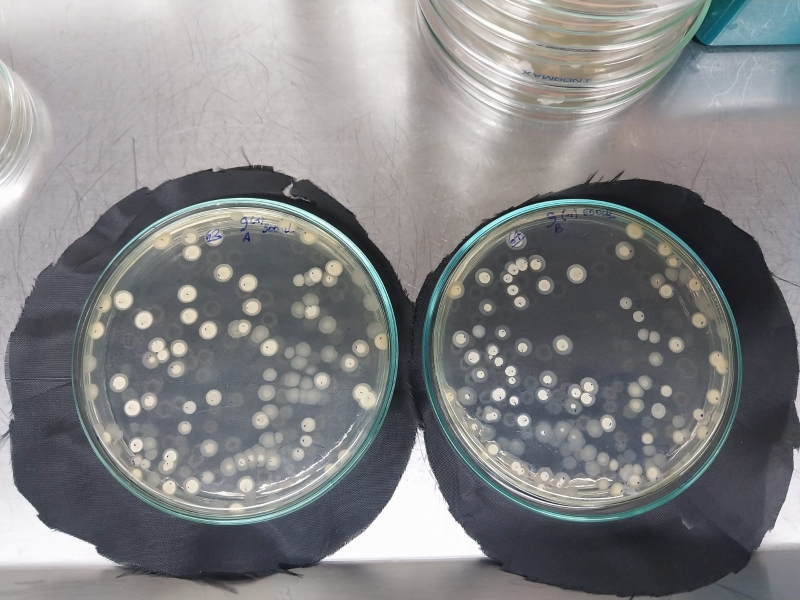
#> input picture images/placas/actinomicetos_1.jpeg, 1600 x 1200 px (shown at 1/2 size); its folder holds only this picture in this run
$ python verificar_scout.py
#> lines starting #> are read from the running program, lines starting #| are printed output that depends on the picture; after the words box and inside, x2 and y2 are one past the last pixel; in counts of white or black regions, pixels touching at a corner belong together
#> further down, img is the input picture: shape (1200, 1600, 3); mean B, G, R 132.2, 131.1, 130.6
"""
Verificacion rapida del nuevo scout (sin CellSAM).
Muestra n_adapt y thr elegido por placa, comparando con umbral optimo del sweep.
"""
import numpy as np
import cv2
from pathlib import Path
from skimage.measure import regionprops

IMAGES_DIR      = Path('images/placas')
SHRINK          = 1.0
MIN_COLONY_AREA = 300
MAX_COLONY_AREA = 50000
MIN_SOLIDITY    = 0.50
DENSE_THR       = 55
MODERATE_THR    = 40

GT = {
    'actinomicetos_1': (63, 64), 'actinomicetos_2': (63, 64),
    'actinomicetos_3': (57, 60), 'actinomicetos_4': (42, 68),
    'actinomicetos_5': (30, 25), 'actinomicetos_6': (49, 62),
    'actinomicetos_7': (68, 67), 'actinomicetos_8': (24, 13),
}
# threshold optimo por placa (del sweep 05_bbox_sweep, shrink=0.86, postprocess=False)
OPTIMAL = {
    'actinomicetos_1': (0.80, 0.80), 'actinomicetos_2': (0.80, 0.80),
    'actinomicetos_3': (0.80, 0.80), 'actinomicetos_4': (0.80, 0.80),
    'actinomicetos_5': (0.10, 0.80), 'actinomicetos_6': (0.80, 0.10),
    'actinomicetos_7': (0.10, 0.80), 'actinomicetos_8': (0.80, 0.80),
}


def detect_plates(img_bgr):
    h, w = img_bgr.shape[:2]
    portrait = h > w
    plates = []
    for i in range(2):
        if portrait:
            y0, y1 = i * h // 2, (i + 1) * h // 2
            half = img_bgr[y0:y1, :]; ox, oy = 0, y0
        else:
            x0, x1 = i * w // 2, (i + 1) * w // 2
            half = img_bgr[:, x0:x1]; ox, oy = x0, 0
        hh, hw = half.shape[:2]
        gray    = cv2.cvtColor(half, cv2.COLOR_BGR2GRAY)
        blurred = cv2.GaussianBlur(gray, (21, 21), 0)
        circles = cv2.HoughCircles(blurred, cv2.HOUGH_GRADIENT, dp=1.2,
            minDist=max(hh, hw), param1=60, param2=25,
            minRadius=int(min(hh, hw)*0.30), maxRadius=int(min(hh, hw)*0.52))
        if circles is not None:
            best = np.round(circles[0][0]).astype(int)
            cx, cy, r = int(best[0])+ox, int(best[1])+oy, int(best[2])
        else:
            cx, cy, r = hw//2+ox, hh//2+oy, int(min(hh,hw)*0.43)
        plates.append((cx, cy, r))
#> this loop made 2 passes
#> (circles, best, cx, cy, r) on pass 2: ([[349.8, 714.6, 317.5]], [350, 715, 318], 1150, 715, 318)
#> pass 1, in detect_plates, `blurred = cv2.GaussianBlur(gray, (21, 21), 0)`:
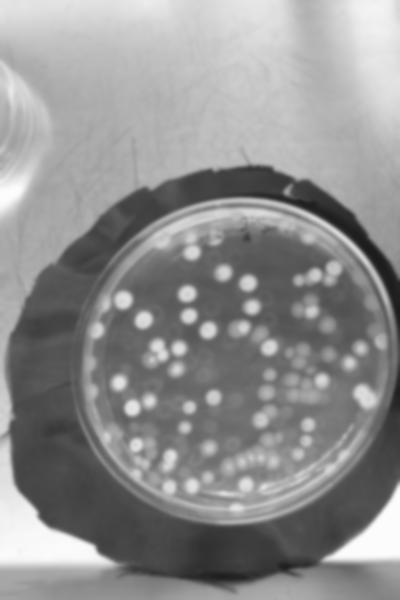
#> blurred: shape (1200, 800) (shown at 1/2 size); min 27, max 253, mean 143.6
#> after the loop:
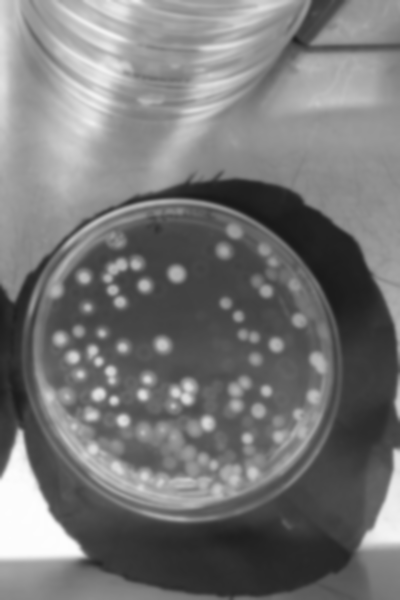
#> blurred: shape (1200, 800) (shown at 1/2 size); min 24, max 253, mean 118.4
#> after the loop:
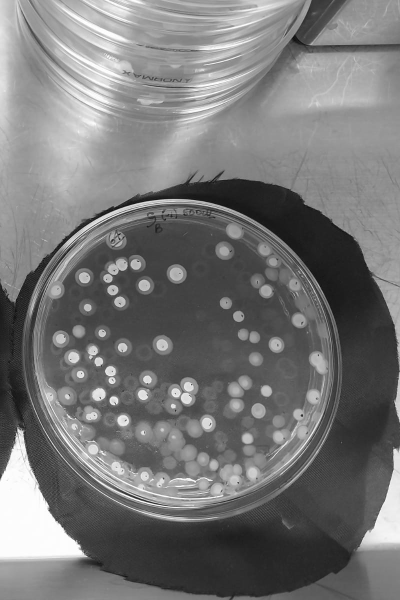
#> gray: shape (1200, 800) (shown at 1/2 size); min 1, max 255, mean 118.4
#> after the loop, plates = [(483, 713, 319), (1150, 715, 318)]
    return plates


def crop_plate(img_bgr, cx, cy, r):
    r_use = int(r * SHRINK)
    x1 = max(0, cx-r_use); y1 = max(0, cy-r_use)
    x2 = min(img_bgr.shape[1], cx+r_use); y2 = min(img_bgr.shape[0], cy+r_use)
    crop = img_bgr[y1:y2, x1:x2].copy()
    hc, wc = crop.shape[:2]
    mask = np.zeros((hc, wc), dtype=np.uint8)
    cv2.circle(mask, (cx-x1, cy-y1), r_use, 255, -1)
    crop[mask==0] = 0
    return crop, mask


def scout(crop_bgr, plate_mask):
    gray  = cv2.cvtColor(crop_bgr, cv2.COLOR_BGR2GRAY)
    gray  = cv2.bitwise_and(gray, gray, mask=plate_mask)
    clahe = cv2.createCLAHE(clipLimit=3.0, tileGridSize=(8,8))
    enh   = clahe.apply(gray)
    thresh = cv2.adaptiveThreshold(enh, 255, cv2.ADAPTIVE_THRESH_GAUSSIAN_C,
                                   cv2.THRESH_BINARY, 71, -8)
    thresh = cv2.bitwise_and(thresh, thresh, mask=plate_mask)
    k = cv2.getStructuringElement(cv2.MORPH_ELLIPSE, (3,3))
    thresh = cv2.morphologyEx(thresh, cv2.MORPH_OPEN,  k, iterations=2)
    thresh = cv2.morphologyEx(thresh, cv2.MORPH_CLOSE, k, iterations=2)
    _, labels = cv2.connectedComponents(thresh)
    props = regionprops(labels)
    valid = [p for p in props if MIN_COLONY_AREA <= p.area <= MAX_COLONY_AREA
             and p.solidity >= MIN_SOLIDITY]
    n = len(valid)
    if n >= DENSE_THR:    thr = 0.80
    elif n >= MODERATE_THR: thr = 0.75
    else:                   thr = 0.65
    return n, thr


print(f'shrink={SHRINK}  dense>={DENSE_THR}->0.80  mod>={MODERATE_THR}->0.75  else->0.65\n')
print(f'{"Imagen":<22} {"Pl":>2}  {"GT":>4}  {"adapt":>5}  {"thr_nuevo":>9}  {"thr_opt":>7}')
print('-' * 58)

for img_path in sorted(IMAGES_DIR.glob('actinomicetos_*.jpeg')):
    stem = img_path.stem
    img  = cv2.imread(str(img_path))
    plates = detect_plates(img)
#> plates = [(483, 713, 319), (1150, 715, 318)]
    gt_ab  = GT.get(stem, (None,None))
    opt_ab = OPTIMAL.get(stem, (None,None))
    for i, (cx,cy,r) in enumerate(plates):
        crop, mask = crop_plate(img, cx, cy, r)
        n_adapt, thr = scout(crop, mask)
        print(f'{stem:<22} {"AB"[i]:>2}  {gt_ab[i]:>4}  {n_adapt:>5}  '
              f'{thr:>9.2f}  {opt_ab[i]:>7.2f}')
#> this loop made 2 passes
#> (cx, cy, r, r_use in crop_plate, x1 in crop_plate, y1 in crop_plate, x2 in crop_plate, y2 in crop_plate) on passes 1 to 2: (483, 713, 319, 319, 164, 394, 802, 1032), (1150, 715, 318, 318, 832, 397, 1468, 1033)
#> (printed output is left out)
#> pass 1, in crop_plate, `crop = img_bgr[y1:y2, x1:x2].copy()`:
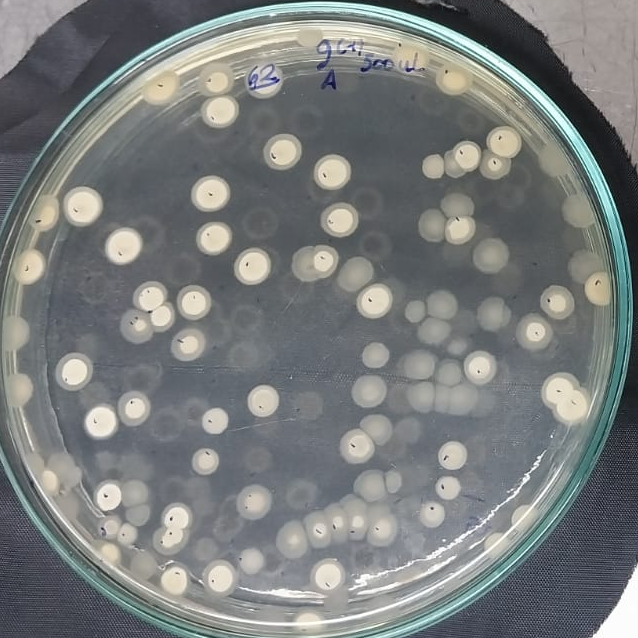
#> crop: shape (638, 638, 3); mean B, G, R 124.5, 124.6, 121.2
#> pass 1, `crop, mask = crop_plate(img, cx, cy, r)`:
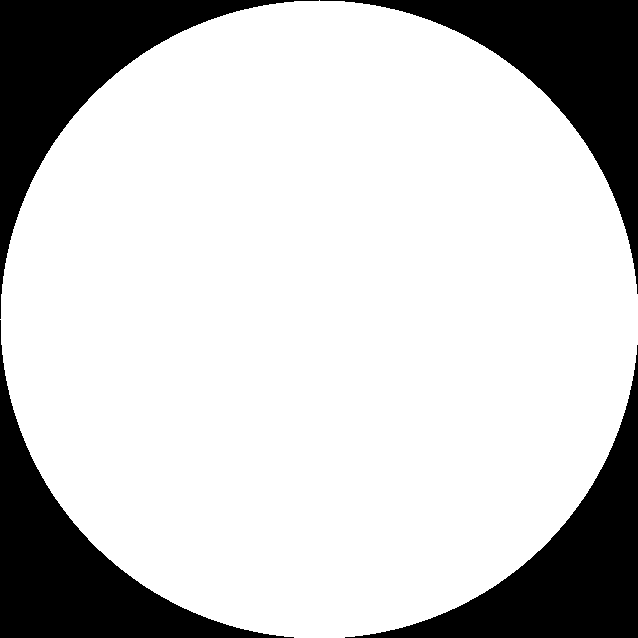
#> mask: shape (638, 638); 78.5% white; 4 black regions, box (x1, y1, x2, y2) and area: (0, 0, 319, 319) 22164, (320, 0, 638, 294) 21845, (0, 320, 294, 638) 21845, (345, 345, 638, 638) 21527
#> pass 1, in scout, `gray  = cv2.cvtColor(crop_bgr, cv2.COLOR_BGR2GRAY)`:
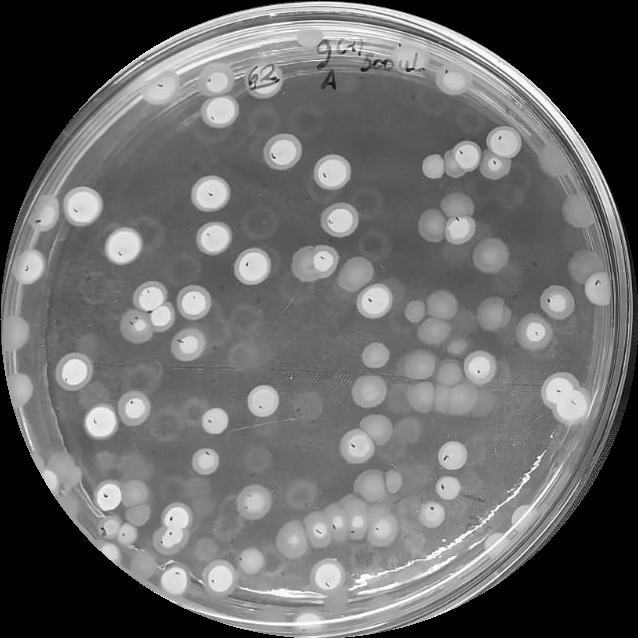
#> gray: shape (638, 638); min 0, max 255, mean 103.6
#> after the loop:
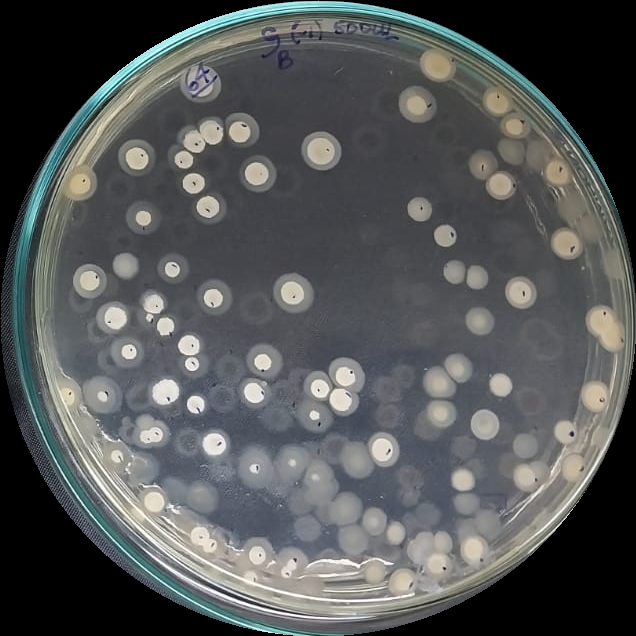
#> crop: shape (636, 636, 3); mean B, G, R 86, 85.8, 83.2

$ run again, on images/placas/actinomicetos_5.jpeg
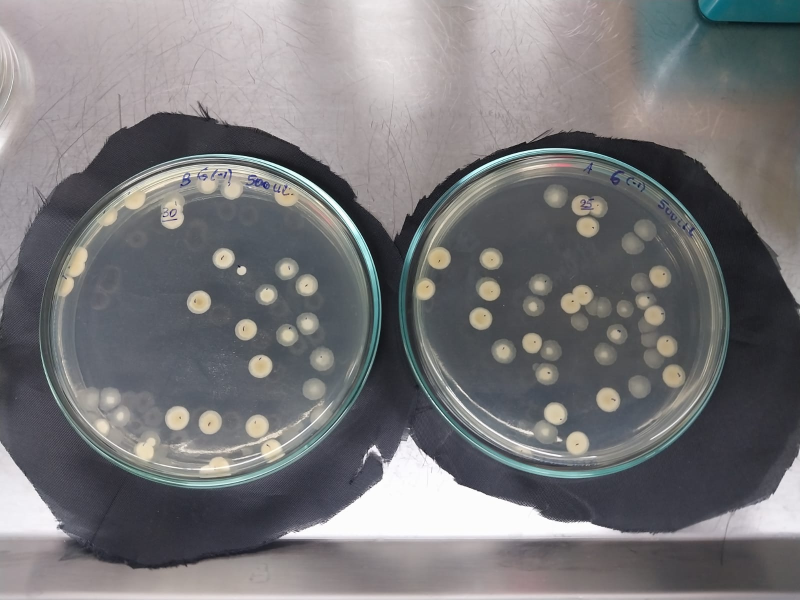
#> input picture images/placas/actinomicetos_5.jpeg, 1600 x 1200 px (shown at 1/2 size)
#> img is the input picture: shape (1200, 1600, 3); mean B, G, R 121, 119, 119.9
#> the loop in detect_plates, `for i in range(2):` made 2 passes
#> (circles, best, cx, cy, r) on pass 2: ([[345, 642.6, 313.6]], [345, 643, 314], 1145, 643, 314)
#> after the loop in detect_plates, `for i in range(2):`:
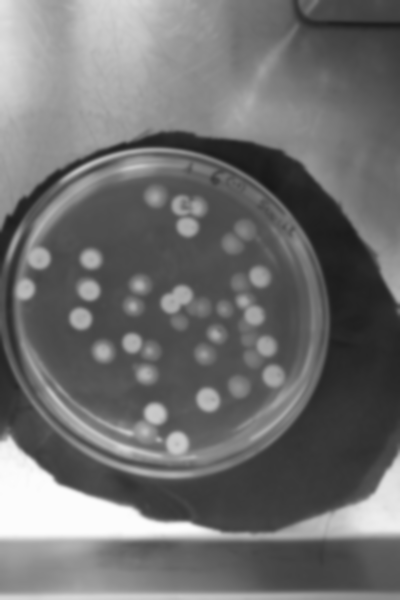
#> blurred: shape (1200, 800) (shown at 1/2 size); min 23, max 252, mean 111.4
#> after the loop in detect_plates, `for i in range(2):`: plates = [(431, 645, 318), (1145, 643, 314)]
#> the loop `for i, (cx,cy,r) in enumerate(plates):` made 2 passes
#> (cx, cy, r, r_use in crop_plate, x1 in crop_plate, y1 in crop_plate, x2 in crop_plate, y2 in crop_plate) on passes 1 to 2: (431, 645, 318, 318, 113, 327, 749, 963), (1145, 643, 314, 314, 831, 329, 1459, 957)
#> (printed output is left out)
#> after the loop `for i, (cx,cy,r) in enumerate(plates):`:
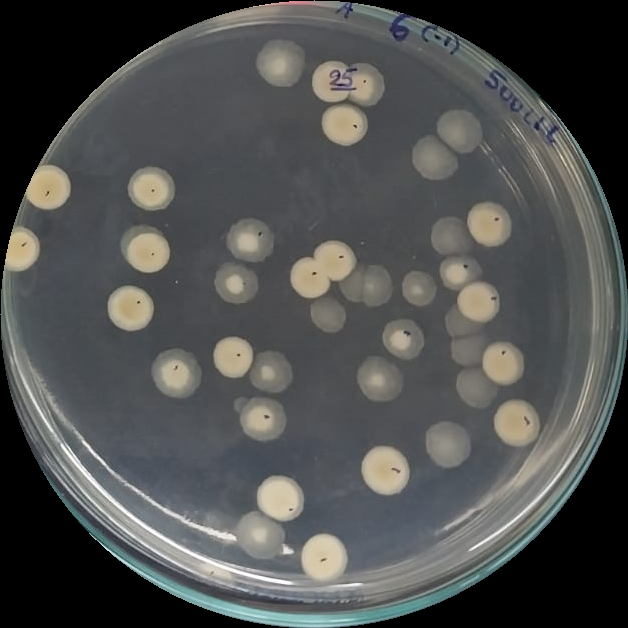
#> crop: shape (628, 628, 3); mean B, G, R 79.2, 80, 78.8

$ run again, on images/placas/actinomicetos_6.jpeg
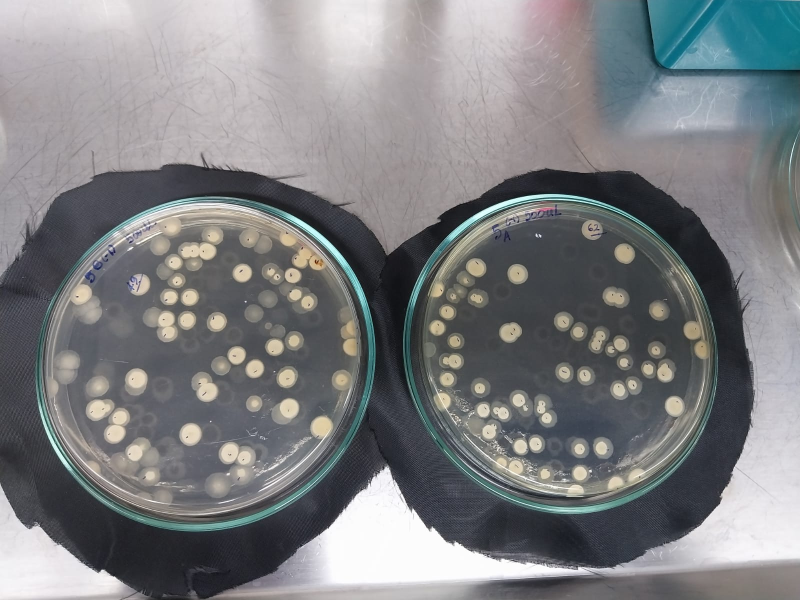
#> input picture images/placas/actinomicetos_6.jpeg, 1600 x 1200 px (shown at 1/2 size)
#> img is the input picture: shape (1200, 1600, 3); mean B, G, R 129.3, 126.9, 125.2
#> the loop in detect_plates, `for i in range(2):` made 2 passes
#> (circles, best, cx, cy, r) on pass 2: ([[341.4, 731.4, 295]], [341, 731, 295], 1141, 731, 295)
#> after the loop in detect_plates, `for i in range(2):`:
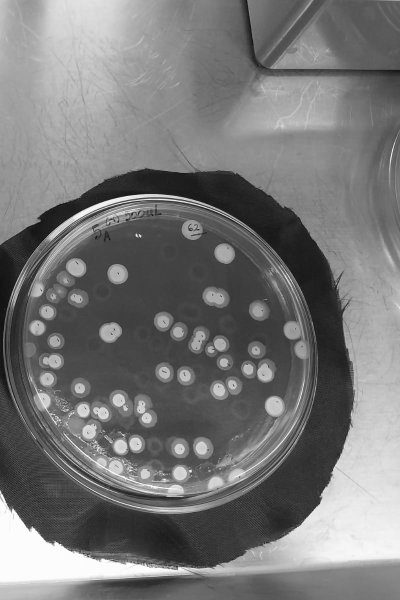
#> gray: shape (1200, 800) (shown at 1/2 size); min 0, max 255, mean 119.2
#> after the loop in detect_plates, `for i in range(2):`: plates = [(387, 741, 321), (1141, 731, 295)]
#> the loop `for i, (cx,cy,r) in enumerate(plates):` made 2 passes
#> (cx, cy, r, r_use in crop_plate, x1 in crop_plate, y1 in crop_plate, x2 in crop_plate, y2 in crop_plate) on passes 1 to 2: (387, 741, 321, 321, 66, 420, 708, 1062), (1141, 731, 295, 295, 846, 436, 1436, 1026)
#> (printed output is left out)
#> after the loop `for i, (cx,cy,r) in enumerate(plates):`:
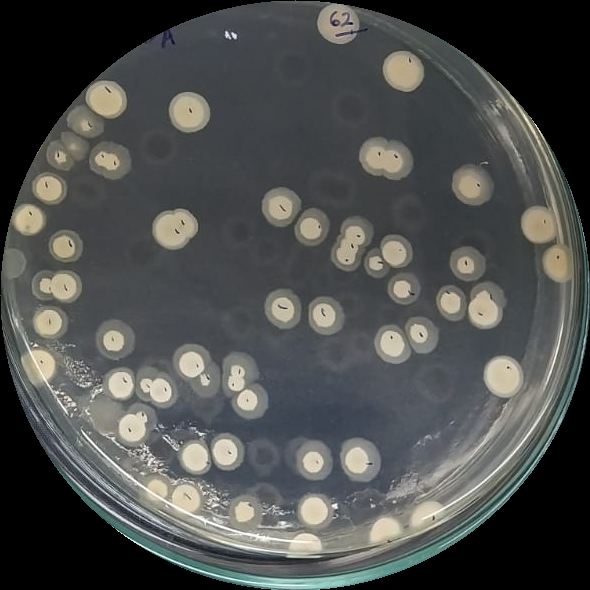
#> crop: shape (590, 590, 3); mean B, G, R 77, 78.3, 76.6
